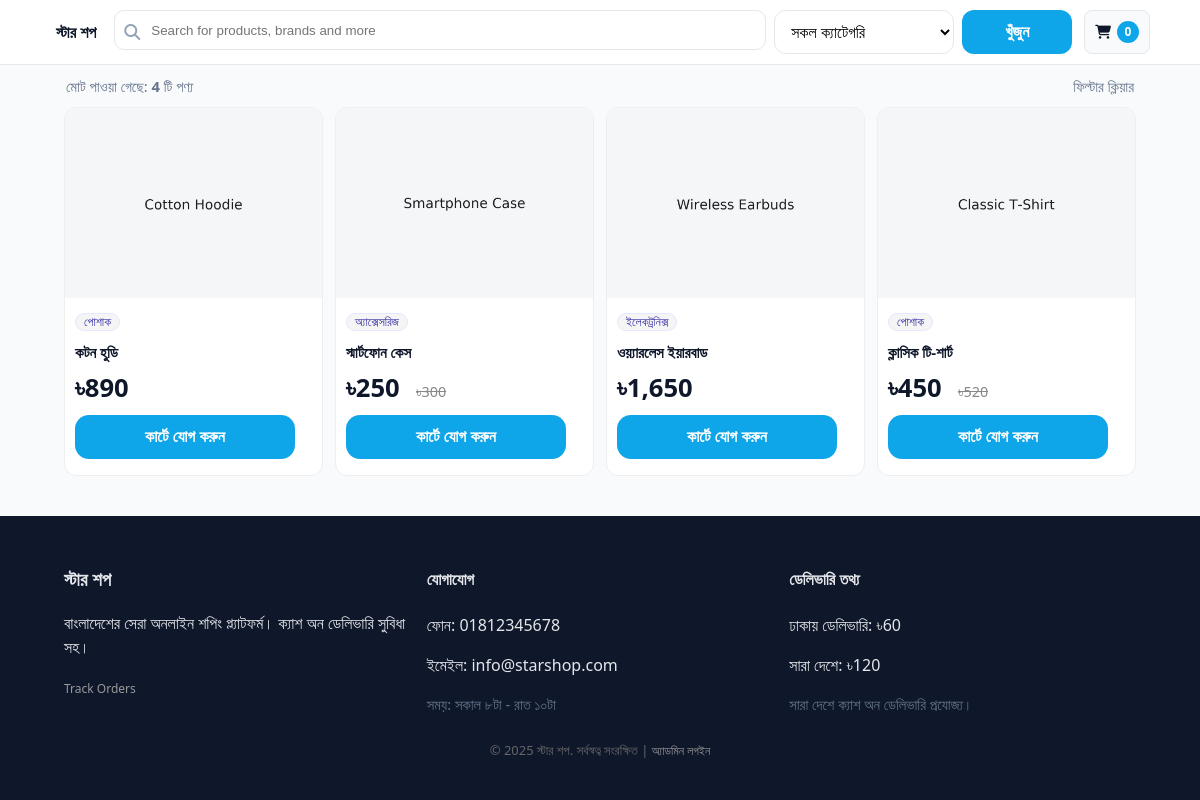
The app's page /, older data.
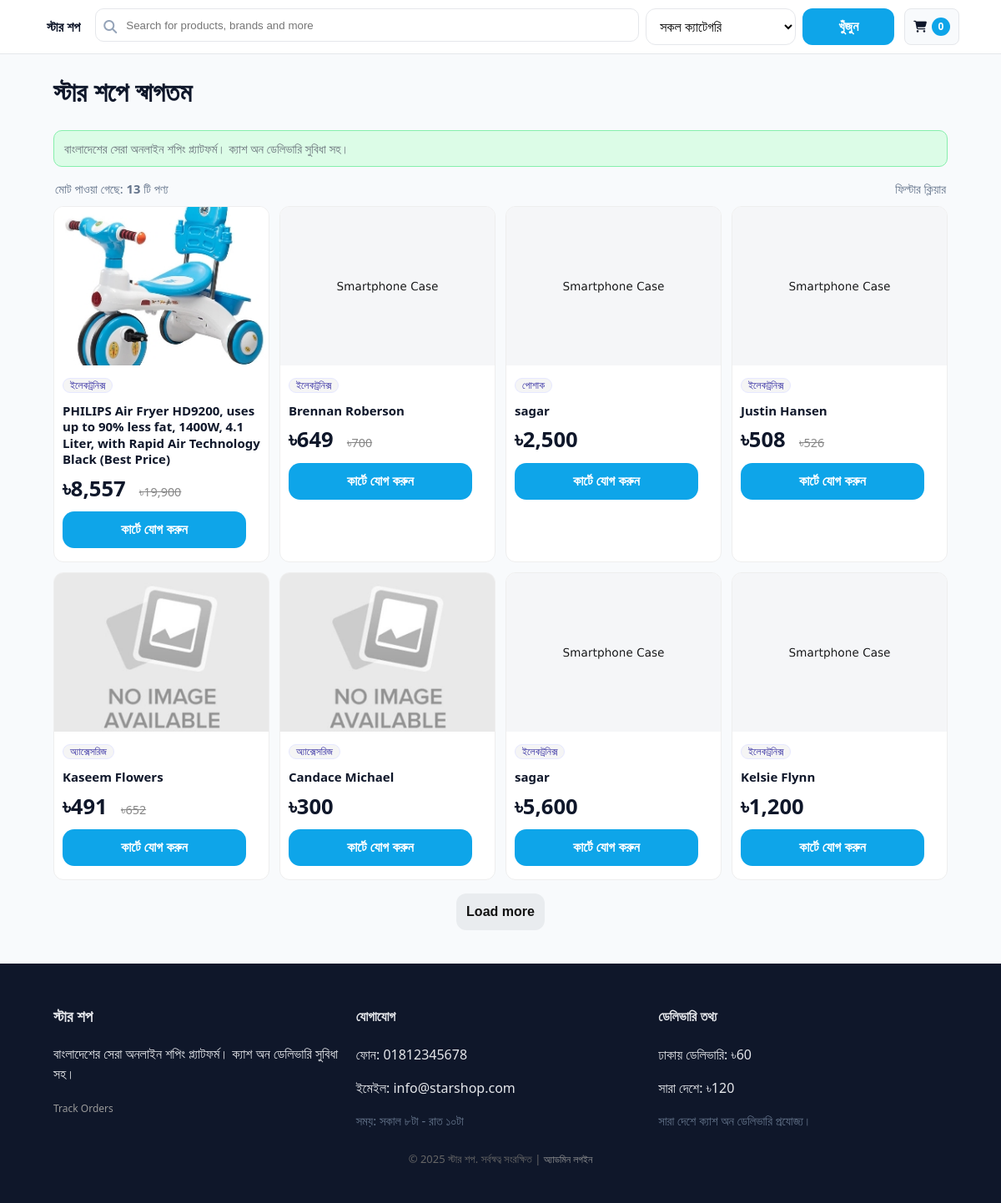
The same page, newer data.
### tables this page shows
CREATE TABLE IF NOT EXISTS `settings` (
  `key` varchar(100) NOT NULL,
  `value` text DEFAULT NULL,
  PRIMARY KEY (`key`)
);

CREATE TABLE IF NOT EXISTS `products` (
  `id` int(11) NOT NULL AUTO_INCREMENT,
  `category_id` int(11) DEFAULT NULL,
  `name` varchar(255) NOT NULL,
  `description` text DEFAULT NULL,
  `price` decimal(10,2) NOT NULL,
  `compare_at_price` decimal(10,2) DEFAULT NULL,
  `stock` int(11) NOT NULL DEFAULT 0,
  `tags` varchar(255) DEFAULT NULL,
  `specifications` text DEFAULT NULL,
  `image` varchar(400) DEFAULT NULL,
  `active` tinyint(1) NOT NULL DEFAULT 1,
  `created_at` timestamp NOT NULL DEFAULT current_timestamp(),
  PRIMARY KEY (`id`),
  KEY `category_id` (`category_id`),
  KEY `idx_products_stock` (`stock`),
  CONSTRAINT `products_ibfk_1`
    FOREIGN KEY (`category_id`) REFERENCES `categories` (`id`) ON DELETE SET NULL
);

CREATE TABLE IF NOT EXISTS `categories` (
  `id` int(11) NOT NULL AUTO_INCREMENT,
  `name` varchar(120) NOT NULL,
  PRIMARY KEY (`id`)
);

### config.php (called while the page is built, shortened)
<?php
function h($s){ return htmlspecialchars($s ?? '', ENT_QUOTES, 'UTF-8'); }
function money_bd($n){ return '৳'.number_format((float)$n, 0); }
?>

### index.php (the view, shortened to what this page needs)
<?php require_once __DIR__.'/config.php'; ?>
<?php include __DIR__.'/partials_header.php'; ?>
<?php
$pdo = get_pdo();
$home_heading = '';
$home_notice  = '';
try {
  $stm = $pdo->prepare("SELECT `key`,`value` FROM settings WHERE `key` IN ('home_heading','home_notice')");
  $stm->execute();
  $rows = $stm->fetchAll(PDO::FETCH_KEY_PAIR);
  $home_heading = $rows['home_heading'] ?? '';
  $home_notice  = $rows['home_notice']  ?? '';
} catch (Exception $e) {}
$qParam   = trim($_GET['q'] ?? '');
$catParam = $_GET['cat'] ?? '';
$where    = ["p.active = 1"];
$params   = [];
$whereSql = implode(' AND ', $where);
$stmC = $pdo->prepare("SELECT COUNT(*) c FROM products p WHERE $whereSql");
$stmC->execute($params);
$total = (int)$stmC->fetch()['c'];
$initialLimit = 8;
$stm = $pdo->prepare("
  SELECT p.*, c.name AS cat_name
  FROM products p
  LEFT JOIN categories c ON c.id = p.category_id
  WHERE $whereSql
  ORDER BY p.id DESC
  LIMIT $initialLimit
");
$stm->execute($params);
$products = $stm->fetchAll();
?>
<?php if ($home_heading || $home_notice): ?>
  <div class="text-center my-4">
    <?php if ($home_heading): ?><h1 class="mb-2"><?=h($home_heading)?></h1><?php endif; ?>
    <?php if ($home_notice): ?><p class="small notice mb-0"><?=h($home_notice)?></p><?php endif; ?>
  </div>
<?php endif; ?>
<div style="display:flex;justify-content:space-between;align-items:center;margin:10px 2px">
  <div class="small">মোট পাওয়া গেছে: <strong><?=$total?></strong> টি পণ্য <?php if($qParam!==''): ?> — “<?=h($qParam)?>”<?php endif; ?></div>
  <a class="small" href="<?=BASE_URL?>/index.php">ফিল্টার ক্লিয়ার</a>
</div>
<div id="productGrid" class="grid">
  <?php foreach($products as $p): ?>
    <div class="card">
      <a class="cover-link" href="<?=BASE_URL?>/product.php?id=<?=(int)$p['id']?>" aria-label="View details: <?=h($p['name'])?>">
        <img src="<?=h($p['image'] ?: (BASE_URL.'/uploads/default.jpg'))?>" alt="<?=h($p['name'])?>">
      </a>
      <div class="body">
        <?php if($p['cat_name']): ?><div class="badge"><?=h($p['cat_name'])?></div><?php endif; ?>
        <a class="cover-link" href="<?=BASE_URL?>/product.php?id=<?=(int)$p['id']?>">
          <h3 class="title"><?=h($p['name'])?></h3>
        </a>
        <div>
          <span class="price"><?=money_bd($p['price'])?></span>
          <?php if(!empty($p['compare_at_price'])): ?><span class="old"><?=money_bd($p['compare_at_price'])?></span><?php endif; ?>
        </div>
        <div class="actions">
          <button type="button"
                  class="btn full"
                  data-product-id="<?=(int)$p['id']?>"
                  onclick="return addToCart(this.dataset.productId, event, this)">
            কার্টে যোগ করুন
          </button>
        </div>
      </div>
    </div>
  <?php endforeach; ?>
</div>
<?php $hasMore = $total > $initialLimit; ?>
<?php if ($hasMore): ?>
  <div style="text-align:center;margin-top:16px">
    <button id="btnLoadMore" class="btn" style="background:#e9ecef;color:#111"
      data-offset="<?=$initialLimit?>" data-step="4"
      data-q="<?=h($qParam)?>" data-cat="<?=h((string)$catParam)?>">
      Load more
    </button>
  </div>
<?php endif; ?>
<?php include __DIR__.'/partials_footer.php'; ?>

### partials_header.php (shortened to what this page needs)
<?php require_once __DIR__.'/config.php'; ?>
<!doctype html>
<html lang="bn">
<head>
  <link rel="stylesheet" href="https://cdnjs.cloudflare.com/ajax/libs/font-awesome/6.5.0/css/all.min.css">
  <link rel="stylesheet" href="<?php echo BASE_URL; ?>/assets/style.css">
</head>
<body>
<?php
  $pdo      = get_pdo();
  $app_name = $pdo->query("SELECT value FROM settings WHERE `key`='store_name'")->fetch()['value'] ?? 'ABC';
  $qParam   = trim($_GET['q']   ?? '');
  $catParam = $_GET['cat'] ?? '';
  $isAll    = ($catParam === '' || $catParam === null || (string)$catParam === '0');
?>
<header class="header">
  <div class="bar container">
    <div class="brand">
      <a href="<?php echo BASE_URL; ?>/index.php"><?php echo $app_name; ?></a>
    </div>
    <form class="search" id="searchForm" method="get" action="<?php echo BASE_URL; ?>/index.php" autocomplete="off">
      <div class="search-row">
        <div class="search-input">
          <i class="fa-solid fa-magnifying-glass"></i>
          <input id="searchInput" name="q" value="<?php echo h($qParam); ?>" placeholder="Search for products, brands and more">
        </div>
        <select name="cat" id="catFilter">
          <option value="" <?php echo $isAll ? 'selected' : ''; ?>>সকল ক্যাটেগরি</option>
        </select>
        <button class="btn" id="searchSubmit" type="submit">খুঁজুন</button>
      </div>
    </form>
    <div class="nav">
      <a class="btn secondary cart-btn" href="<?php echo BASE_URL; ?>/cart.php" aria-label="কার্ট">
        <i class="fa-solid fa-cart-shopping"></i>
        <span class="count" id="cartCount">0</span>
      </a>
    </div>
  </div>
</header>
<main>
  <div class="container">

### partials_footer.php
<?php
$pdo = get_pdo();
$store = [
 'name' => $pdo->query("SELECT value FROM settings WHERE `key`='store_name'")->fetch()['value'] ?? 'ABC',
 'phone' => $pdo->query("SELECT value FROM settings WHERE `key`='store_phone'")->fetch()['value'] ?? '',
 'about' => $pdo->query("SELECT value FROM settings WHERE `key`='store_about'")->fetch()['value'] ?? '',
 'delivery_dhaka' => $pdo->query("SELECT value FROM settings WHERE `key`='delivery_dhaka'")->fetch()['value'] ?? '60',
 'delivery_nationwide' => $pdo->query("SELECT value FROM settings WHERE `key`='delivery_nationwide'")->fetch()['value'] ?? '120',
 'cod_note' => $pdo->query("SELECT value FROM settings WHERE `key`='cod_note'")->fetch()['value'] ?? '',
];
?>
  </div>
</main>
<footer class="footer">
  <div class="container">
    <div class="cols">
      <div>
        <h3><?php echo h($store['name']); ?></h3>
        <p><?php echo h($store['about']); ?></p>
		<a href="<?php echo BASE_URL; ?>/track_orders.php"
         style="font-size:12px;color:#999;text-decoration:none;">
         Track Orders
		</a>
      </div>
      <div>
        <h4>যোগাযোগ</h4>
        <p>ফোন: <?php echo h($store['phone']); ?></p>
        <p>ইমেইল: <?php echo h($pdo->query("SELECT value FROM settings WHERE `key`='store_email'")->fetch()['value'] ?? ''); ?></p>
        <p class="small">সময়: সকাল ৮টা - রাত ১০টা</p>
      </div>
      <div>
        <h4>ডেলিভারি তথ্য</h4>
        <p>ঢাকায় ডেলিভারি: <?php echo money_bd($store['delivery_dhaka']); ?></p>
        <p>সারা দেশে: <?php echo money_bd($store['delivery_nationwide']); ?></p>
        <p class="small"><?php echo h($store['cod_note']); ?></p>
      </div>
    </div>
  <div class="container" style="text-align:center;padding:12px 0;color:#666;font-size:13px">
    <p style="margin:0; font-size:13px; color:#666;">
      &copy; <?php echo date('Y'); ?> <?php echo h($store['name']); ?>. সর্বস্বত্ব সংরক্ষিত |
      <a href="<?php echo BASE_URL; ?>/admin/login.php"
         style="font-size:12px;color:#999;text-decoration:none;">
         অ্যাডমিন লগইন
      </a>
    </p>
  </div>
  </div>
</footer>
</body>
</html>

### assets/style.css (style rules this page uses)
* { box-sizing: border-box; }
a { text-decoration: none; color: #111827; }
.header .bar { display: flex; align-items: center; gap: 14px; padding: 12px 20px; }
.brand { font-weight: 800; }
.search { flex: 1; }
input,select,textarea { width: 100%; padding: 10px 12px; border: 1px solid #e5e7eb; border-radius: 10px; background: #fff; }
.grid { display: grid; grid-template-columns: repeat(auto-fill,minmax(240px,1fr)); gap: 16px; }
.card img { width: 100%; height: 190px; object-fit: cover; display: block; }
.footer { padding: 30px 0; background: #0f172a; color: #e5e7eb; margin-top: 40px; }
.footer .cols { display: grid; grid-template-columns: repeat(3,1fr); gap: 16px; }
.notice { padding: 10px 12px; border: 1px solid #86efac; background: #dcfce7; border-radius: 10px; }
.nav { display: flex; gap: 10px; align-items: center; }
:root { --ctl-h: 44px; }
body { margin: 0; font-family: ui-sans-serif,system-ui,-apple-system,Segoe UI,Roboto; background: #f8fafc; color: #0f172a; line-height: 1.5; }
input[type="text"],input[type="search"],select,button.btn { height: var(--ctl-h); padding: 0 12px; font-size: 16px; border-radius: 12px; }
.header { position: sticky; top: 0; z-index: 50; background: rgba(255,255,255,.85); backdrop-filter: saturate(180%) blur(10px); border-bottom: 1px solid #e5e7eb; }
@media (min-width: 640px) { .search > div > select,.search > div > button.btn { width: auto; } }
@media (min-width: 640px) { .container { padding: 0 20px; } }
button.btn { background: #0ea5e9; color: #fff; border: none; font-weight: 600; cursor: pointer; transition: background .2s ease, box-shadow .2s ease; }
.small { color: #64748b; font-size: .92rem; }
.badge { margin-bottom: 6px; display: inline-block; padding: 4px 8px; border-radius: 999px; font-size: .82rem; line-height: 1; background: #eef2ff; color: #3730a3; border: 1px solid #e6e8ff; }
.price { font-weight: 700; font-size: clamp(1.05rem, 1.2vw + .9rem, 1.6rem); color: #0f172a; margin-right: 10px; }
.old { margin-left: 6px; color: #94a3b8; text-decoration: line-through; }
.btn { border: 1px solid #111827; background: #111827; color: #fff; display: inline-flex; align-items: center; justify-content: center; gap: 8px; min-height: 44px; padding: 0 16px; border-radius: 14px; font-weight: 600; text-decoration: none; cursor: pointer; transition: background .2s ease, box-shadow .2s ease, transform .02s ease; }
.card { border: 1px solid #e5e7eb; border-radius: 14px; background: #fff; overflow: hidden; transition: box-shadow .2s ease, transform .02s ease; }
.card .body { padding: 10px; }
.card .old { font-size: .9rem; }
.actions { margin-top: 10px; flex-wrap: wrap; display: grid; grid-template-columns: 1fr; gap: 10px; margin: 14px 0 6px; }
.actions .btn { width: 100%; min-height: 48px; border-radius: 14px; font-weight: 600; font-size: 16px; }
.btn.secondary { border-color: #e5e7eb; background: #f8fafc; color: #0f172a; border: 1px solid #e5e7eb; }
.container { max-width: 1100px; margin: 0 auto; padding: 0 16px; padding-inline: 14px; }
.actions { display: flex; gap: 12px; flex-wrap: wrap; }
.actions .btn { width: auto; min-height: 44px; border-radius: 14px; font-weight: 600; }
@media (min-width: 768px) { .actions { display:flex; gap:12px; } }
@media (min-width: 768px) { .actions .btn { width:auto !important; min-width: 220px; } }
.btn.secondary { background:#f8fafc; color:#0f172a; border:1px solid #e5e7eb; }

### index.php (style rules this page uses)
.grid { display:grid;grid-template-columns:repeat(2,minmax(0,1fr));gap:12px; }
@media (min-width:768px) { .grid { grid-template-columns:repeat(3,minmax(0,1fr)); } }
@media (min-width:992px) { .grid { grid-template-columns:repeat(4,minmax(0,1fr)); } }
.card { border:1px solid #eee;border-radius:12px;overflow:hidden;background:#fff;transition:.15s ease; }
.card img { width:100%;aspect-ratio:1/1;object-fit:cover;display:block; }
.card .body { padding:10px; }
.badge { display:inline-block;font-size:12px;background:#f5f5f5;padding:2px 8px;border-radius:20px;margin-bottom:6px; }
.title { margin:6px 0;font-size:15px;line-height:1.3; }
.price { font-weight:600;margin-right:6px; }
.old { color:#888;text-decoration:line-through;font-size:.9em; }
.actions { display:flex;gap:8px;margin-top:8px; }
.btn { appearance:none;border:none;padding:8px 10px;border-radius:8px;background:#0d6efd;color:#fff;cursor:pointer;font-size:14px; }
.btn.full { width:100%;display:inline-flex;justify-content:center; }
.notice { color:#6c757d; }
.cover-link { display:block;text-decoration:none;color:inherit; }

Row changes from the older to the newer data that the page shows:
no longer on this page (row edited): products: image (picture), category.name "পোশাক", name "কটন হুডি", price "৳890"
no longer on this page (row edited): products: image (picture), category.name "অ্যাক্সেসরিজ", name "স্মার্টফোন কেস", price "৳250", compare_at_price "৳300"
no longer on this page (row edited): products: image (picture), category.name "ইলেকট্রনিক্স", name "ওয়্যারলেস ইয়ারবাড", price "৳1,650"
no longer on this page (row edited): products: image (picture), category.name "পোশাক", name "ক্লাসিক টি-শার্ট", price "৳450", compare_at_price "৳520"
added products: image (picture), category.name "ইলেকট্রনিক্স", name "PHILIPS Air Fryer HD9200, uses up to 90% less fat, 1400W, 4.1 Liter, with Rapid Air Technology Black (Best Price)", price "৳8,557", compare_at_price "৳19,900"
added products: image (picture), category.name "ইলেকট্রনিক্স", name "Brennan Roberson", price "৳649", compare_at_price "৳700"
added products: image (picture), category.name "পোশাক", name "sagar", price "৳2,500"
added products: image (picture), category.name "ইলেকট্রনিক্স", name "Justin Hansen", price "৳508", compare_at_price "৳526"
added products: category.name "অ্যাক্সেসরিজ", name "Kaseem Flowers", price "৳491", compare_at_price "৳652"
added products: category.name "অ্যাক্সেসরিজ", name "Candace Michael", price "৳300"
added products: image (picture), category.name "ইলেকট্রনিক্স", name "sagar", price "৳5,600"
added products: image (picture), category.name "ইলেকট্রনিক্স", name "Kelsie Flynn", price "৳1,200"
Text that changed along with them:
$home_heading: (not shown) → "স্টার শপে স্বাগতম"
$home_notice: (not shown) → "বাংলাদেশের সেরা অনলাইন শপিং প্ল্যাটফর্ম। ক্যাশ অন ডেলিভারি সুবিধা সহ।"
$total: "4" → "13"
text now shown: "Load more"
